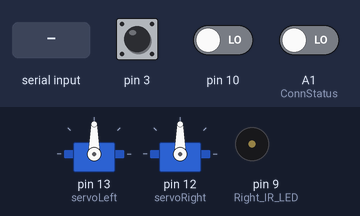
The sketch below on a simulated Arduino Uno, built with avr-gcc and run on an emulated ATmega328P. Parts: 2 × servo, buzzer (waves = sounding). The inputs (shaded band) are chosen by the test bench; at power-on: pin 3 LOW, pin 10 LOW, A1 (ConnStatus) LOW. What the sketch prints to the serial monitor is not drawn.

Above: at 6.2 s.
6.3 s: "b" received over the second serial link
At 7.5 s:
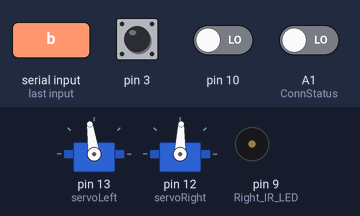
9.3 s: pin 3 driven HIGH
At 10.3 s:
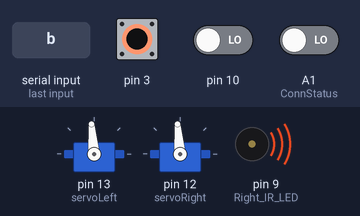
12.3 s: pin 3 driven LOW
At 13.5 s:
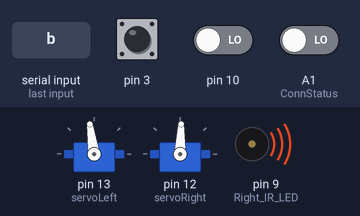
13.8 s: pin 10 driven HIGH
At 15.0 s:
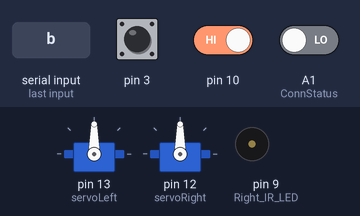
15.3 s: pin 3 pulsed HIGH 2 times (0.12 s each, 0.3 s apart)
Timing chart, 0 to 66.4 s (numbered marks = the images above; inputs shaded):
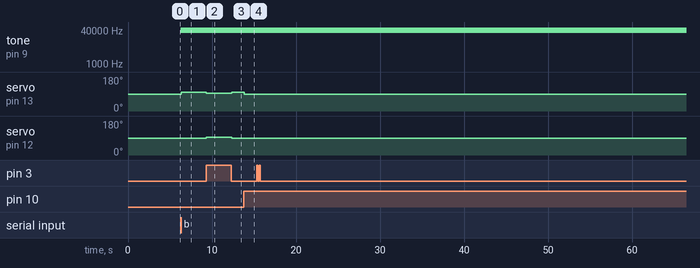

The sketch:

Final_runrunrun.ino
```cpp
#include<Servo.h>

#include <SoftwareSerial.h>   //Software Serial Port

#define RxD 7
#define TxD 6
#define ConnStatus A1

#define DEBUG_ENABLED  1


int shieldPairNumber = 8;

boolean ConnStatusSupported = true;   // Set to "true" when digital connection status is available on Arduino pin

String slaveNameCmd = "\r\n+STNA=Slave";   // This is concatenated with shieldPairNumber later

SoftwareSerial blueToothSerial(RxD,TxD);


#define STOP         0
#define FORWARD      1
#define BACKWARD     2
#define TURNLEFT     3
#define TURNRIGHT    4

#define CONTROLMODE  0
#define TRACINGMODE  1
#define AUTOBACKMODE 2
#define AUTOMOVEMODE 3

int stack[500];
int currentIns = 0;
int stackTop = 0;

Servo servoLeft;
Servo servoRight;
int currentMode=0;
void forward(){
  servoLeft.writeMicroseconds(1550);
  servoRight.writeMicroseconds(1450);
}
void left(){
  servoLeft.writeMicroseconds(1475);
  servoRight.writeMicroseconds(1475);
}
void right(){
  servoLeft.writeMicroseconds(1525);
  servoRight.writeMicroseconds(1525);
}
void back(){

}
void Stop(){
  servoLeft.writeMicroseconds(1500);
  servoRight.writeMicroseconds(1500);
}
void Return(){
  right();
  delay(1800);
}
int irDetect(int irLedPin, int irReceiverPin, long frequency){
  tone(irLedPin, frequency, 8);
  delay(1);
  int ir = digitalRead(irReceiverPin);
  delay(1);
  return ir;
}

void modeChange(){
  currentMode++;
}

void setup() {
    Serial.begin(9600);
    blueToothSerial.begin(38400);                    // Set Bluetooth module to default baud rate 38400

    pinMode(RxD, INPUT);
    pinMode(TxD, OUTPUT);
    pinMode(ConnStatus, INPUT);

    if(ConnStatusSupported) Serial.println("Checking Slave-Master connection status.");

    if(ConnStatusSupported && digitalRead(ConnStatus)==1)
    {
        Serial.println("Already connected to Master - remove USB cable if reboot of Master Bluetooth required.");
    }
    else
    {
        Serial.println("Not connected to Master.");

        setupBlueToothConnection();   // Set up the local (slave) Bluetooth module

        delay(1000);                  // Wait one second and flush the serial buffers
        Serial.flush();
        blueToothSerial.flush();
    }
  // put your setup code here, to run once:
  currentMode = 0;
  servoLeft.attach(13);
  servoRight.attach(12);
  pinMode(3, INPUT);
  pinMode(2, OUTPUT);//Left IR LED & Receiver
  pinMode(10, INPUT);
  pinMode(9, OUTPUT);//Right IR LED & Receiver
}

void push(int instruction){
  if(stackTop < 500){
    stack[currentIns] = instruction;
    currentIns++;
    stackTop++;
  }
}

void controlling(){
    char recvChar;
      if(blueToothSerial.available())   // Check if there's any data sent from the remote Bluetooth shield
      {
          recvChar = blueToothSerial.read();
          Serial.print(recvChar);
          if(recvChar == 'w'){
            forward();
            push(FORWARD);
          }else if(recvChar == 'a'){
            left();
            push(TURNLEFT);
          }
          else if(recvChar == 'd'){
            right();
            push(TURNRIGHT);
          }
          else if(recvChar == 's'){
            back();
            push(BACKWARD);
          }
          else if(recvChar == 'b'){
            modeChange();
          } else {
            Stop();
            push(STOP);
          }
      }
}

void tracing(){
  char recvChar;
      if(blueToothSerial.available())   // Check if there's any data sent from the remote Bluetooth shield
      {
          recvChar = blueToothSerial.read();
          if(recvChar == 'b'){
            modeChange();
      }
   }
  int irLeft = irDetect(9, 10, 38000);
  int irRight = irDetect(2, 3, 38000);
  Serial.print("left: ");
  Serial.println(irLeft);
  Serial.println(irRight);
  if(irRight == 0 && irLeft == 0){
    forward();
  }
  else if(irLeft == 1 && irRight == 1){
//    Return();
  }
  else if(irLeft == 1){
    left();
  }
  else if(irRight == 1){
    right();
  }
  delay(30);
}

int Pop(){
  if(currentIns > 0){
    return stack[currentIns--];
  } else {
    return -1;
  }
}

void autoback(){
  while(1){
    int inst = Pop();
    Serial.println(inst);
    if(inst == -1)
      break;
    switch(inst){
      case 0:{
        Stop();
        break;
      }
      case 1:{
        forward();
        break;
      }
      case 3:{
        right();
        break;
      }
      case 4:{
        left();
        break;
      }
    }
    delay(200);
  }
}

void autoMove(){
  while(currentIns < stackTop){
    int inst=stack[currentIns];
    switch(inst){
      case 0:{
        Stop();
        break;
      }
      case 1:{
        forward();
        break;
      }
      case 3:{
        left();
        break;
      }
      case 4:{
        right();
        break;
      }
    }
    delay(200);
    currentIns++;
  }
}

void loop() {
  if(currentMode == 0){
    controlling();
  } else if (currentMode == 1){
    tracing();
  } else if (currentMode == 2){
    autoback();
    modeChange();
  } else if (currentMode == 3){
    autoMove();
    currentMode == 1;
  }
}

void setupBlueToothConnection()
{
    Serial.println("Setting up the local (slave) Bluetooth module.");

    slaveNameCmd += shieldPairNumber;
    slaveNameCmd += "\r\n";

    blueToothSerial.print("\r\n+STWMOD=0\r\n");      // Set the Bluetooth to work in slave mode
    blueToothSerial.print(slaveNameCmd);             // Set the Bluetooth name using slaveNameCmd
    blueToothSerial.print("\r\n+STAUTO=0\r\n");      // Auto-connection should be forbidden here
    blueToothSerial.print("\r\n+STOAUT=1\r\n");      // Permit paired device to connect me


    blueToothSerial.flush();
    delay(2000);                                     // This delay is required

    blueToothSerial.print("\r\n+INQ=1\r\n");         // Make the slave Bluetooth inquirable

    blueToothSerial.flush();
    delay(2000);                                     // This delay is required

    Serial.println("The slave bluetooth is inquirable!");
}
```

Measured:
- after the input at 6.3 s, tone on pin 9 (Right_IR_LED): alternates 38000 Hz for 0.01 s and silent for 0.02 s, starting at once; servo on pin 13 (servoLeft): 90° → 98° at once; servo on pin 12 (servoRight): 90° → 88° at once
- after the input at 9.3 s, servo on pin 13 (servoLeft): 98° → 95° at once; servo on pin 12 (servoRight): 88° → 95° at once
- after the input at 12.3 s, servo on pin 13 (servoLeft): 95° → 98° at once; servo on pin 12 (servoRight): 95° → 88° at once
- after the input at 13.8 s, servo on pin 13 (servoLeft): 98° → 90° at once; servo on pin 12 (servoRight): 88° → 90° at once
